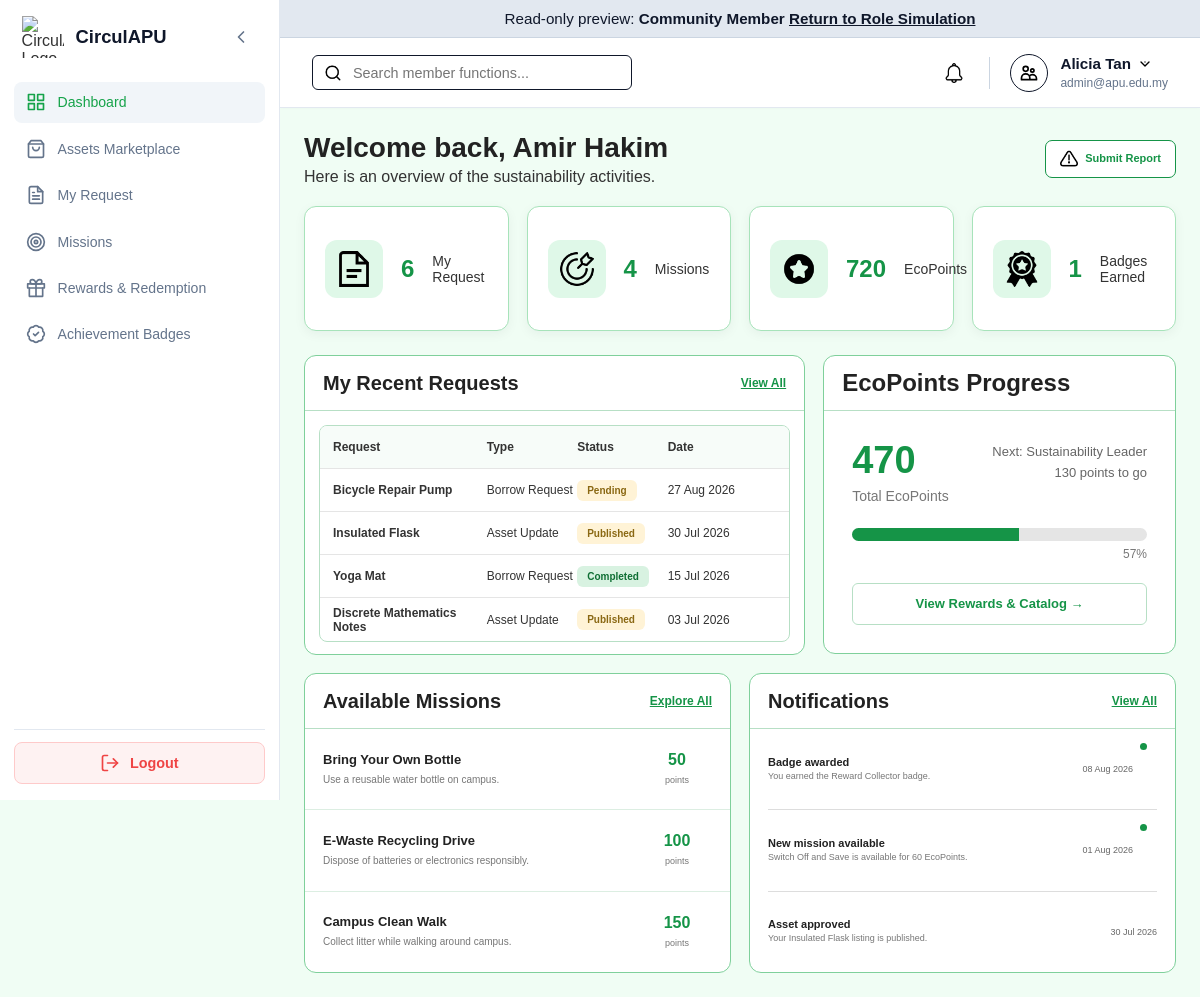
The page /Members/member_dashboard.php?preview=Member (signed in) on the database its author committed.
### tables this page shows
CREATE TABLE `user` (
  `userID` varchar(10) NOT NULL,
  `name` varchar(100) NOT NULL,
  `email` varchar(100) NOT NULL,
  `password` varchar(255) NOT NULL,
  `role` enum('Member','Auditor','Manager','Admin') NOT NULL DEFAULT 'Member',
  `status` enum('Active','Suspended','Deleted') NOT NULL DEFAULT 'Active',
  `ecopoint` int(11) NOT NULL DEFAULT 0,
  `dateCreated` timestamp NOT NULL DEFAULT current_timestamp()
);

CREATE TABLE `tiers` (
  `tierID` varchar(10) NOT NULL,
  `tierName` varchar(50) NOT NULL,
  `tierDescription` varchar(255) NOT NULL,
  `tierIcon` varchar(255) NOT NULL,
  `minimumEcoPoints` int(11) NOT NULL DEFAULT 0
);

CREATE TABLE `missions` (
  `missionID` varchar(10) NOT NULL,
  `missionName` varchar(50) NOT NULL,
  `missionDescription` varchar(255) NOT NULL,
  `missionRequirement` varchar(255) NOT NULL,
  `ecoPointsReward` int(11) NOT NULL DEFAULT 0,
  `status` enum('Active','Inactive') NOT NULL DEFAULT 'Active'
);

CREATE TABLE `notification` (
  `notificationID` varchar(10) NOT NULL,
  `userID` varchar(10) NOT NULL,
  `title` varchar(100) NOT NULL,
  `content` varchar(255) NOT NULL,
  `status` enum('Read','Unread') NOT NULL DEFAULT 'Unread',
  `createdDate` timestamp NOT NULL DEFAULT current_timestamp()
);

### Members/member_dashboard.php (the view, shortened to what this page needs)
<?php
$isAdminPreview = ($_SESSION['user_role'] ?? '') === 'Admin'
    && ($_GET['preview'] ?? '') === 'Member';
require_once '../db.php';
$conn->set_charset('utf8mb4');
$userID = $_SESSION['user_id'];
if ($isAdminPreview) {
    $previewUser = $conn->query(
        "SELECT userID FROM user
         WHERE role='Member' AND status='Active'
         ORDER BY dateCreated,userID LIMIT 1"
    )->fetch_assoc();
    $userID = $previewUser['userID'];
}
function e($value): string
{
    return htmlspecialchars((string)$value, ENT_QUOTES, 'UTF-8');
}
function memberQuery(mysqli $conn, string $sql, string $userID): mysqli_result
{
    $stmt = $conn->prepare($sql);
    $stmt->bind_param('s', $userID);
    $stmt->execute();
    return $stmt->get_result();
}
$stats = memberQuery($conn, "
    SELECT u.name,u.ecopoint,
        (SELECT COALESCE(SUM(points),0) FROM ecopointstransaction
         WHERE userID=u.userID AND transactionType='Earned') totalEarned,
        (SELECT COUNT(*) FROM transactionrequests WHERE requesterID=u.userID)
        + (SELECT COUNT(*) FROM assets WHERE ownerID=u.userID) totalRequest,
        (SELECT COUNT(*) FROM missionsubmission WHERE userID=u.userID) totalMission,
        (SELECT COUNT(*) FROM missionsubmission
         WHERE userID=u.userID AND submissionStatus IN ('Approved','Verified')) totalCompletedMission,
        (SELECT COUNT(*) FROM transactionrequests
         WHERE requesterID=u.userID AND requestStatus='Completed') totalExchange
    FROM user u WHERE u.userID=? LIMIT 1
", $userID)->fetch_assoc();
$memberName = $stats['name'] ?? 'Member';
$currentPoint = (int)$stats['ecopoint'];
$totalEarnedPoint = (int)$stats['totalEarned'];
$totalRequest = (int)$stats['totalRequest'];
$totalMission = (int)$stats['totalMission'];
$totalBadge = ($stats['totalCompletedMission'] >= 1)
            + ($stats['totalExchange'] >= 5)
            + ($totalEarnedPoint >= 500);
$stmt = $conn->prepare("SELECT a.assetName requestName,'Borrow Request' requestType,
                              tr.requestStatus,tr.requestDate
                       FROM transactionrequests tr JOIN assets a ON a.assetID=tr.assetID
                       WHERE tr.requesterID=?
                       UNION ALL
                       SELECT assetName,'Asset Update',listingStatus,updatedDate
                       FROM assets WHERE ownerID=?
                       ORDER BY requestDate DESC LIMIT 4");
$stmt->bind_param('ss', $userID, $userID);
$stmt->execute();
$requests = $stmt->get_result();
$missions = $conn->query("SELECT missionName,missionDescription,ecoPointsReward
                           FROM missions WHERE status='Active' ORDER BY missionID LIMIT 3");
$notifications = memberQuery($conn, "SELECT title,content,status,createdDate
                                     FROM notification WHERE userID=?
                                     ORDER BY createdDate DESC LIMIT 3", $userID);
$tierStmt = $conn->prepare("SELECT * FROM tiers WHERE minimumEcoPoints<=?
                            ORDER BY minimumEcoPoints DESC LIMIT 1");
$tierStmt->bind_param('i', $totalEarnedPoint);
$tierStmt->execute();
$currentTier = $tierStmt->get_result()->fetch_assoc()
            ?? $conn->query('SELECT * FROM tiers ORDER BY minimumEcoPoints LIMIT 1')->fetch_assoc();
$nextTier = null;
$progress = 100;
$pointsLeft = 0;
if ($currentTier) {
    $currentMin = (int)$currentTier['minimumEcoPoints'];
    $tierStmt = $conn->prepare("SELECT * FROM tiers WHERE minimumEcoPoints>?
                                ORDER BY minimumEcoPoints LIMIT 1");
    $tierStmt->bind_param('i', $currentMin);
    $tierStmt->execute();
    $nextTier = $tierStmt->get_result()->fetch_assoc();
    if ($nextTier) {
        $nextMin = (int)$nextTier['minimumEcoPoints'];
        $progress = max(0, min(100,
            (($totalEarnedPoint - $currentMin) / max(1, $nextMin - $currentMin)) * 100
        ));
        $pointsLeft = max(0, $nextMin - $totalEarnedPoint);
    }
}
$cards = [
    ['myrequest.png', $totalRequest, 'My Request'],
    ['mission.png', $totalMission, 'Missions'],
    ['point.png', $currentPoint, 'EcoPoints'],
    ['badge.png', $totalBadge, 'Badges Earned']
];
function statusClass(string $status): string
{
    $class = strtolower(trim($status));
    return match ($class) {
        'pending review' => 'pending',
        'ready for verification' => 'published',
        'removed' => 'rejected',
        default => str_replace(' ', '-', $class)
    };
}
?>
<!DOCTYPE html>
<html lang="en">
<head>
    <link rel="stylesheet" href="../style.css">
    <link rel="stylesheet" href="member_styles.css">
</head>
<body class="role-member">
<div class="dashboard-container">
    <?php include '../sidebar.php'; ?>
    <div class="main-content">
        <?php include '../header.php'; ?>
        <main class="page-body">
            <div class="member-dashboard-heading">
                <div>
                    <h1>Welcome back, <?= e($memberName) ?></h1>
                    <p>Here is an overview of the sustainability activities.</p>
                </div>
                <a href="member_reports.php" class="member-report-btn member-btn secondary">
                    <img src="../assets/icons/member-report.png" alt=""> Submit Report
                </a>
            </div>
            <div class="stats-grid">
                <?php foreach ($cards as [$icon, $number, $label]): ?>
                    <div class="stat-card member-card">
                        <div class="stat-icon"><img src="../assets/icons/<?= $icon ?>" alt=""></div>
                        <h2><?= $number ?></h2><p><?= $label ?></p>
                    </div>
                <?php endforeach; ?>
            </div>
            <div class="main-quick-grid">
                <section class="dashboard-card member-card main-request-quick">
                    <div class="dashboard-card-header member-card-header">
                        <h2>My Recent Requests</h2><a href="member_requests.php">View All</a>
                    </div>
                    <div class="recent-request-table">
                        <div class="recent-request-row recent-request-title">
                            <span>Request</span><span>Type</span><span>Status</span><span>Date</span>
                        </div>
                        <?php if ($requests->num_rows): ?>
                            <?php while ($request = $requests->fetch_assoc()): ?>
                                <div class="recent-request-row">
                                    <span class="request-name"><?= e($request['requestName']) ?></span>
                                    <span><?= e($request['requestType']) ?></span>
                                    <span><span class="request-status <?= e(statusClass($request['requestStatus'])) ?>">
                                        <?= e($request['requestStatus']) ?>
                                    </span></span>
                                    <span><?= date('d M Y', strtotime($request['requestDate'])) ?></span>
                                </div>
                            <?php endwhile; ?>
                        <?php else: ?>
                            <div class="dashboard-empty">No recent requests found.</div>
                        <?php endif; ?>
                    </div>
                </section>
                <section class="dashboard-card member-card main-reward-quick">
                    <div class="dashboard-card-header member-card-header"><h2>EcoPoints Progress</h2></div>
                    <div class="ecopoint-progress">
                        <div class="point-top">
                            <div><strong><?= $totalEarnedPoint ?></strong><span>Total EcoPoints</span></div>
                            <p><?= $nextTier
                                ? 'Next: ' . e($nextTier['tierName']) . "<br>$pointsLeft points to go"
                                : 'Highest tier reached' ?></p>
                        </div>
                        <div class="dashboard-progress">
                            <div class="dashboard-progress-bar" style="width:<?= $progress ?>%"></div>
                        </div>
                        <span class="progress-number"><?= round($progress) ?>%</span>
                        <a href="member_rewards.php" class="dashboard-button member-btn secondary">
                            View Rewards & Catalog →
                        </a>
                    </div>
                </section>
                <section class="dashboard-card member-card main-mission-quick">
                    <div class="dashboard-card-header member-card-header">
                        <h2>Available Missions</h2><a href="member_missions.php">Explore All</a>
                    </div>
                    <div class="available-mission-list">
                        <?php if ($missions->num_rows): ?>
                            <?php while ($mission = $missions->fetch_assoc()): ?>
                                <div class="mission-preview-item">
                                    <div class="mission-preview-info">
                                        <h3><?= e($mission['missionName']) ?></h3>
                                        <p><?= e($mission['missionDescription']) ?></p>
                                    </div>
                                    <div class="mission-preview-point">
                                        <strong><?= (int)$mission['ecoPointsReward'] ?></strong><span>points</span>
                                    </div>
                                </div>
                            <?php endwhile; ?>
                        <?php else: ?>
                            <div class="dashboard-empty">No available missions.</div>
                        <?php endif; ?>
                    </div>
                </section>
                <section class="dashboard-card member-card main-notification-quick">
                    <div class="dashboard-card-header member-card-header">
                        <h2>Notifications</h2><a href="member_notifications.php">View All</a>
                    </div>
                    <div class="notification-preview">
                        <?php if ($notifications->num_rows): ?>
                            <?php while ($note = $notifications->fetch_assoc()): ?>
                                <div class="notification-preview-item <?= e(strtolower($note['status'])) ?>">
                                    <div class="notification-preview-info">
                                        <h3><?= e($note['title']) ?></h3><p><?= e($note['content']) ?></p>
                                    </div>
                                    <span class="notification-date">
                                        <?= date('d M Y', strtotime($note['createdDate'])) ?>
                                    </span>
                                </div>
                            <?php endwhile; ?>
                        <?php else: ?>
                            <div class="dashboard-empty">No notifications.</div>
                        <?php endif; ?>
                    </div>
                </section>
            </div>
        </main>
    </div>
</div>
</body>
</html>

### style.css (style rules this page uses)
:root { --sidebar-width: 280px; --sidebar-collapsed-width: 80px; --header-height: 70px; --transition-speed: 0.3s; }
body.role-member { --primary-color: #16a34a; --primary-hover: #15803d; --bg-color: #f0fdf4; --card-bg: #ffffff; --badge-bg: #dcfce7; --badge-text: #15803d; --border-color: #bbf7d0; }
body { --primary-color: #333333; --primary-hover: #000000; --bg-color: #f7f9fc; --card-bg: #ffffff; --badge-bg: #e0e0e0; --badge-text: #333333; --border-color: #e2e8f0; }
* { box-sizing: border-box; margin: 0; padding: 0; font-family: Arial, Helvetica, sans-serif; }
html, body { width: 100%; min-height: 100vh; background-color: var(--bg-color); color: #333333; }
.dashboard-container { display: flex; width: 100vw; min-height: 100vh; position: relative; background-color: var(--bg-color); }
.main-content { margin-left: var(--sidebar-width); width: calc(100vw - var(--sidebar-width)); min-height: 100vh; display: flex; flex-direction: column; flex-grow: 1; transition: margin-left var(--transition-speed) ease-in-out, width var(--transition-speed) ease-in-out; }
.page-body { padding: 1.5rem; flex-grow: 1; width: 100%; }
.stats-grid { display: grid; grid-template-columns: repeat(4, minmax(0, 1fr)); gap: 18px; margin-bottom: 24px; }
.stat-card { display: flex; align-items: center; gap: 18px; min-width: 0; min-height: 145px; padding: 22px; background-color: var(--card-bg); border: 1px solid var(--border-color); border-radius: 12px; color: inherit; text-decoration: none; box-shadow: 0 3px 12px rgba(15, 23, 42, 0.05); transition: transform 0.2s ease, box-shadow 0.2s ease, border-color 0.2s ease; }
.stat-icon { width: 62px; height: 62px; display: grid; place-items: center; flex-shrink: 0; border-radius: 14px; background-color: var(--badge-bg); }
.stat-icon img { width: 32px; height: 32px; object-fit: contain; }
@media (max-width: 1200px) { .stats-grid { grid-template-columns: repeat(2, minmax(0, 1fr)); } }

### rows shown on the page
user: name "Amir Hakim"
tiers: tierName "Sustainability Leader"
missions: missionName "Bring Your Own Bottle", missionDescription "Use a reusable water bottle on campus.", ecoPointsReward "50"
missions: missionName "E-Waste Recycling Drive", missionDescription "Dispose of batteries or electronics responsibly.", ecoPointsReward "100"
missions: missionName "Campus Clean Walk", missionDescription "Collect litter while walking around campus.", ecoPointsReward "150"
notification: title "Badge awarded", content "You earned the Reward Collector badge.", createdDate "08 Aug 2026"
notification: title "New mission available", content "Switch Off and Save is available for 60 EcoPoints.", createdDate "01 Aug 2026"
notification: title "Asset approved", content "Your Insulated Flask listing is published.", createdDate "30 Jul 2026"

### other values the page prints
$display_role "Community Member"
$user_name "Alicia Tan"
$user_email "admin@apu.edu.my"
$number "6"
$label "My Request"
$number "4"
$label "Missions"
$number "720"
$label "EcoPoints"
$number "1"
$label "Badges Earned"
$request['requestName'] "Bicycle Repair Pump"
$request['requestType'] "Borrow Request"
$request['requestStatus'] "Pending"
date('d M Y', strtotime($request['requestDate'])) "27 Aug 2026"
